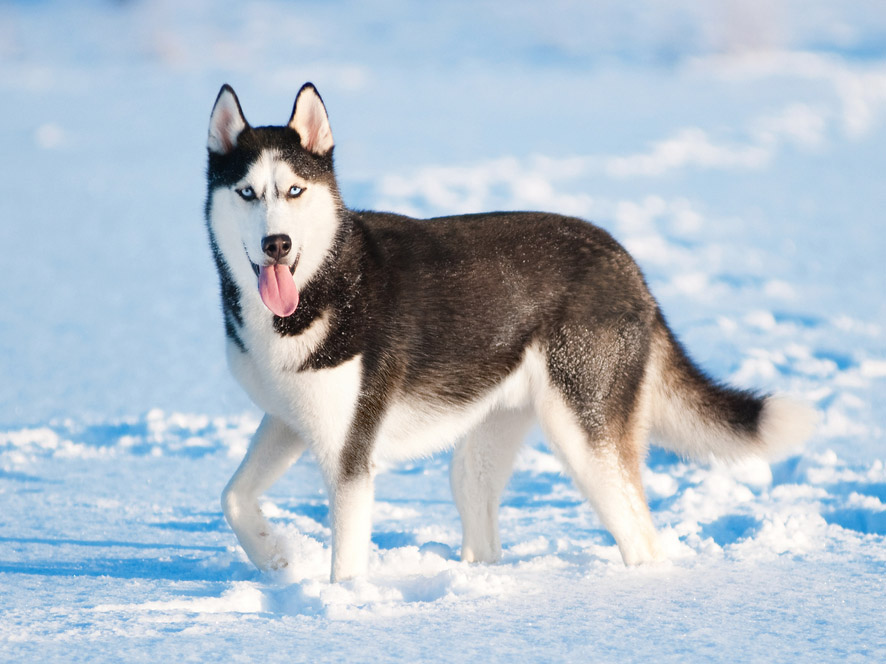
#> input picture 7_evrisimsel_sinir_aglari/husky.jpg, 886 x 664 px
$ python sliding_window_2.py
#> lines starting #> are read from the running program, lines starting #| are printed output that depends on the picture
#kutuphaneleri import ediyoruz
import cv2
import matplotlib.pyplot as plt

#gorsellestirmek icin bu fonk kullanacagiz
#step dikdortgenin kac piksel atlayarak gezecegi
#ws gikdortgenin boyutunu belirler
def sliding_window(image, step, ws):
    for y in range(0, image.shape[0]-ws[1], step):
        for x in range(0, image.shape[1]-ws[0], step):

            #resim uzerindeki ilgili bolgeyi reurn ediyoruz
            yield(x,y, image[y:y+ws[1], x:x+ws[0]])

img = cv2.imread("husky.jpg")
#> img is the input picture: shape (664, 886, 3); mean B, G, R 203.8, 191, 177.8
im = sliding_window(img, 50, (200,150))

for i, image in enumerate(im):
    print(i)
    if i == 100:
        print(image[0], image[1])
        plt.imshow(image[2])
#> this loop made 154 passes
#| 0
#| 1
#| 2
#| 3
#| 4
#| 5
#| 6
#| 7
#> (further printed lines are left out)

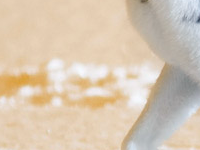
#> shown: shape (150, 200, 3); mean R, G, B 216, 199.2, 178.7
